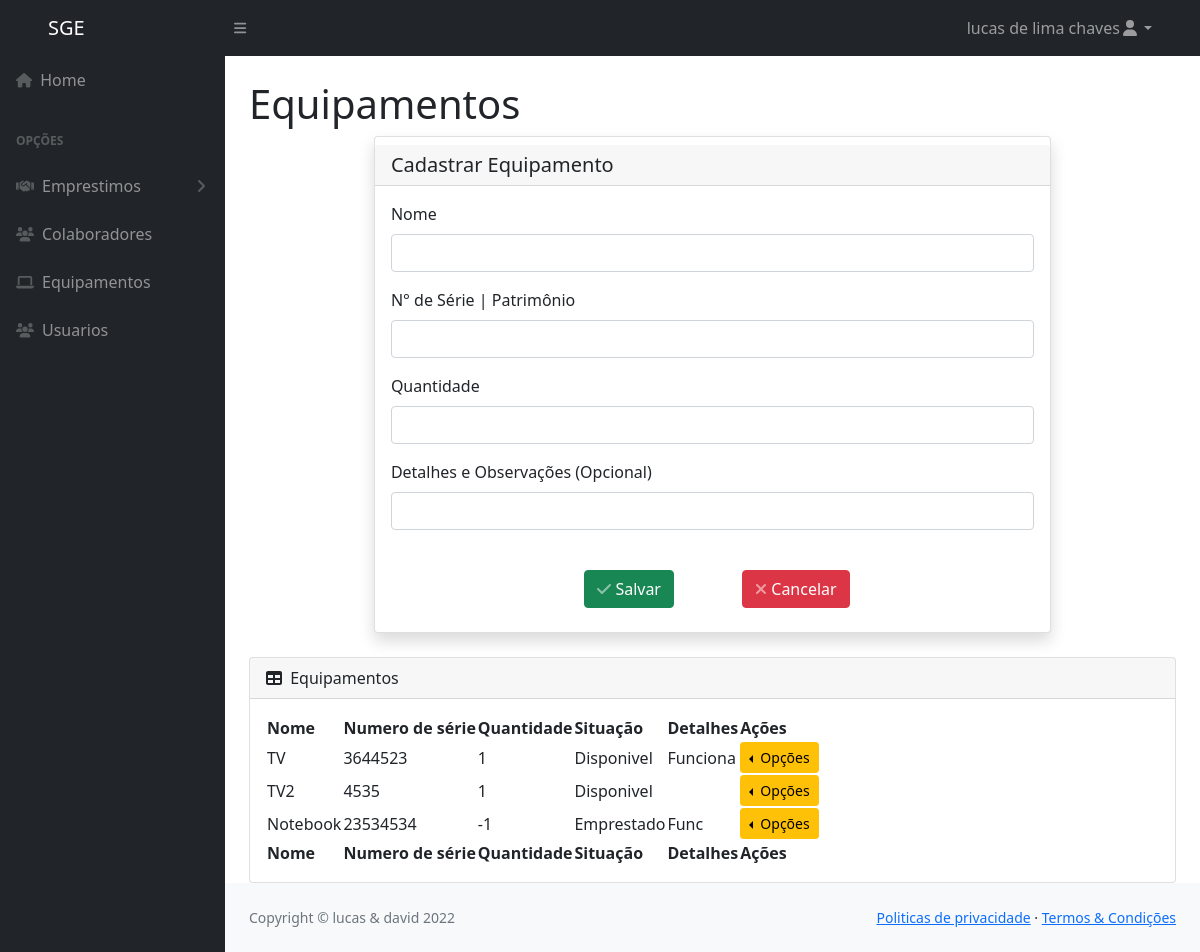
/cadastrarEquipamento/ (signed in), run on an earlier commit of the app's database.
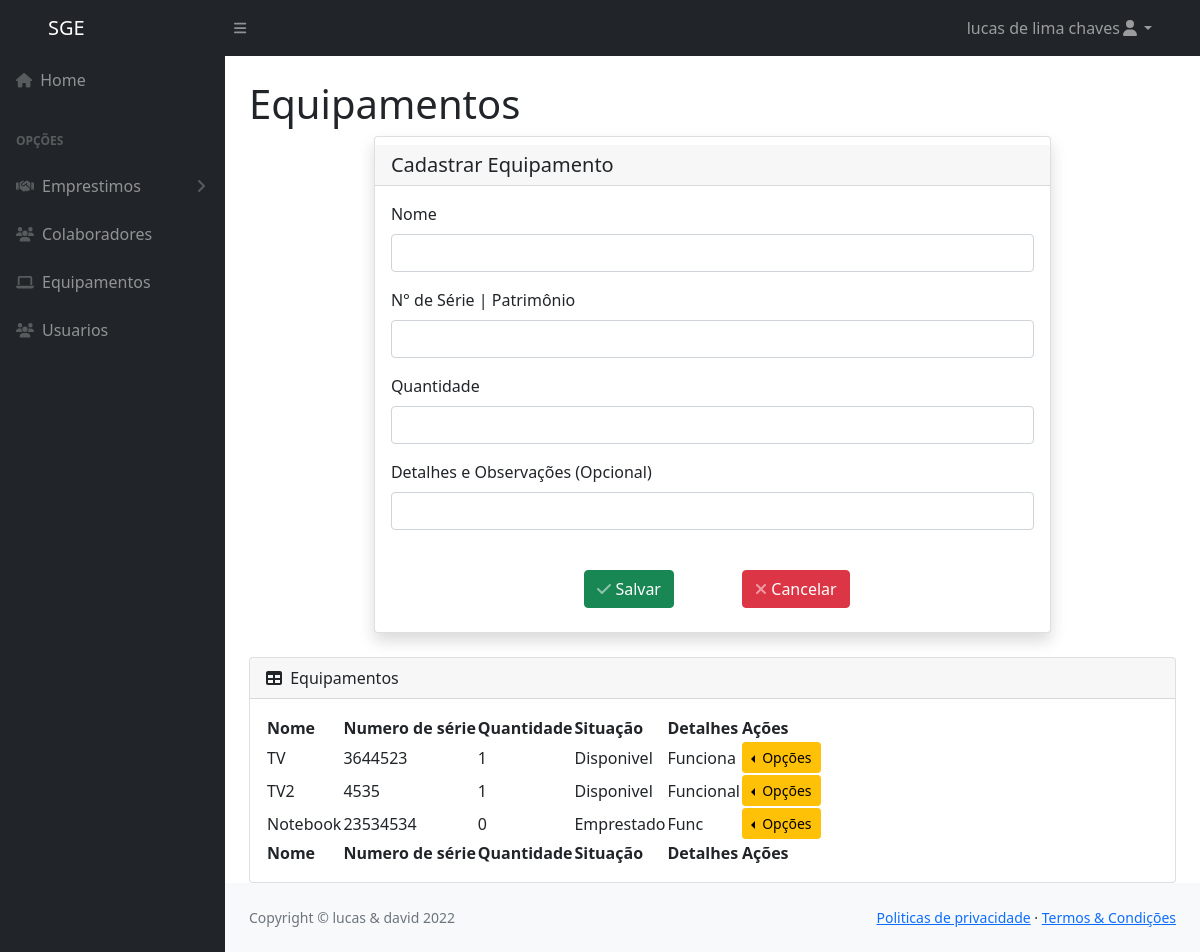
And on a later commit of the database.
### core/models.py (models this page shows, shortened)
class Equipamento(models.Model):
    nome = models.CharField(
        max_length=200,
        null=False,
        blank=False
    )
    n_serie = models.IntegerField(
        null=False,
        blank=False,
        unique=True
    )
    quantidade = models.IntegerField(
        default=1,
        null=False,
        blank=True
    )
    arquivo_foto = models.FileField(
        ('Foto do objeto'),
        null=True,
        blank=True,
        upload_to='midias',
        help_text='Tamanho máximo de 64MB'
    )
    STATUS_EQUIPAMENTO = (
        ("Disponivel", "Disponivel"),
        ("Emprestado", "Emprestado"),
        ("Indisponivel", "Indisponivel")
    )
    status = models.CharField(max_length=100, choices=STATUS_EQUIPAMENTO,
                              default="Disponivel", blank=False, null=True)
    observacao = models.TextField(max_length=300)

### core/views.py (the view, shortened to what this page needs)
# urls.py: path('cadastrarEquipamento/', cadastrarEquipamento,
@login_required
def cadastrarEquipamento(request):
    if request.method == "GET":
        equipamentos = Equipamento.objects.all()
        context = {}
        context['equipamentos'] = equipamentos
        return render(request, template_name='equipamento/equipamento.html', context=context)
    return render(request, template_name='equipamento/equipamento.html', context=context)

### core/templates/equipamento/equipamento.html (shortened to what this page needs)
{% extends 'base.html' %}
{% block tituloPagina %}
<h1 class="mt-4">Equipamentos</h1>
{% endblock tituloPagina %}
{% block conteudo %}
<div class="container d-flex justify-content-center">
  <div class="card w-75 shadow h-100 py-2">
      <h5 class="card-header">Cadastrar Equipamento</h5>
      <div class="card-body">
          <form action="{% url 'cadastrarEquipamento'%}" method="post">
              <div class="form-row">
                <div class="form-group col-md-12">
                  <label for="nome">Nome</label>
                  <input type="text" id="nome" class="form-control" name="nome" required>
                </div>
                <div class="form-group col-md-12">
                    <label for="n_serie">
                        N° de Série | Patrimônio
                    </label>
                    <input type="text" class="form-control" name="n_serie" required>
                </div>
              <div class="form-group col-md-12">
                <label for="quantidade">Quantidade</label>
                <input type="number" min="1" class="form-control" name="quantidade">
              </div>
              <div class="form-group col-md-12">
                <label for="observacao">Detalhes e Observações (Opcional)</label>
                <input type="text" class="form-control" name="observacao">
              </div>
            </div>
              <br>
              <div class="d-flex justify-content-center row">
                <div class="col-12 col-md-3 text-center">
                    <button type="submit" class="btn btn-success btn-icon-split">
                        <span class="icon text-white-50">
                            <i class="fas fa-check"></i>
                        </span>
                        <span class="text">Salvar</span>
                    </button>
                </div>
                <div class="col-12 col-md-3 text-center">
                    <button type="reset" class="btn btn-danger btn-icon-split">
                        <span class="icon text-white-50">
                            <i class="fas fa-close"></i>
                        </span>
                        <span class="text">Cancelar</span>
                    </button>
                </div>
            </div>
            </form>
      </div>
    </div>
</div>
    <div class="card mt-4">
      <div class="card-header">
          <i class="fas fa-table me-1"></i>
          Equipamentos
      </div>
      <div class="card-body">
          <table id="datatablesSimple">
              <thead>
                  <tr>
                      <th>Nome</th>
                      <th>Numero de série</th>
                      <th>Quantidade</th>
                      <th>Situação</th>
                      <th>Detalhes</th>
                      <th>Ações</th>
                  </tr>
              </thead>
              <tfoot>
                  <tr>
                    <th>Nome</th>
                    <th>Numero de série</th>
                    <th>Quantidade</th>
                    <th>Situação</th>
                    <th>Detalhes</th>
                    <th>Ações</th>
                  </tr>
              </tfoot>
              <tbody>
                {% for item in equipamentos %}
                <tr>
                  <td>{{item.nome}}</td>
                  <td>{{item.n_serie}}</td>
                  <td>{{item.quantidade}}</td>
                  <td>{{item.status}}</td>
                  <td>{{item.observacao}}</td>
                  <td class="text-center">
                    <div class="btn-group dropstart">
                        <button type="button"
                            class="btn btn-warning btn-sm dropdown-toggle"
                            data-bs-toggle="dropdown" aria-expanded="false">
                            Opções
                        </button>
                    </div>
                </td>
              </tr>
                {% endfor %}
              </tbody>
          </table>
      </div>
  </div>
{% endblock conteudo %}

What changed in the data, as far as the page shows it:
changed Equipamento "TV2": observacao (not shown) → "Funcional"
changed Equipamento "Notebook": quantidade "-1" → "0"
